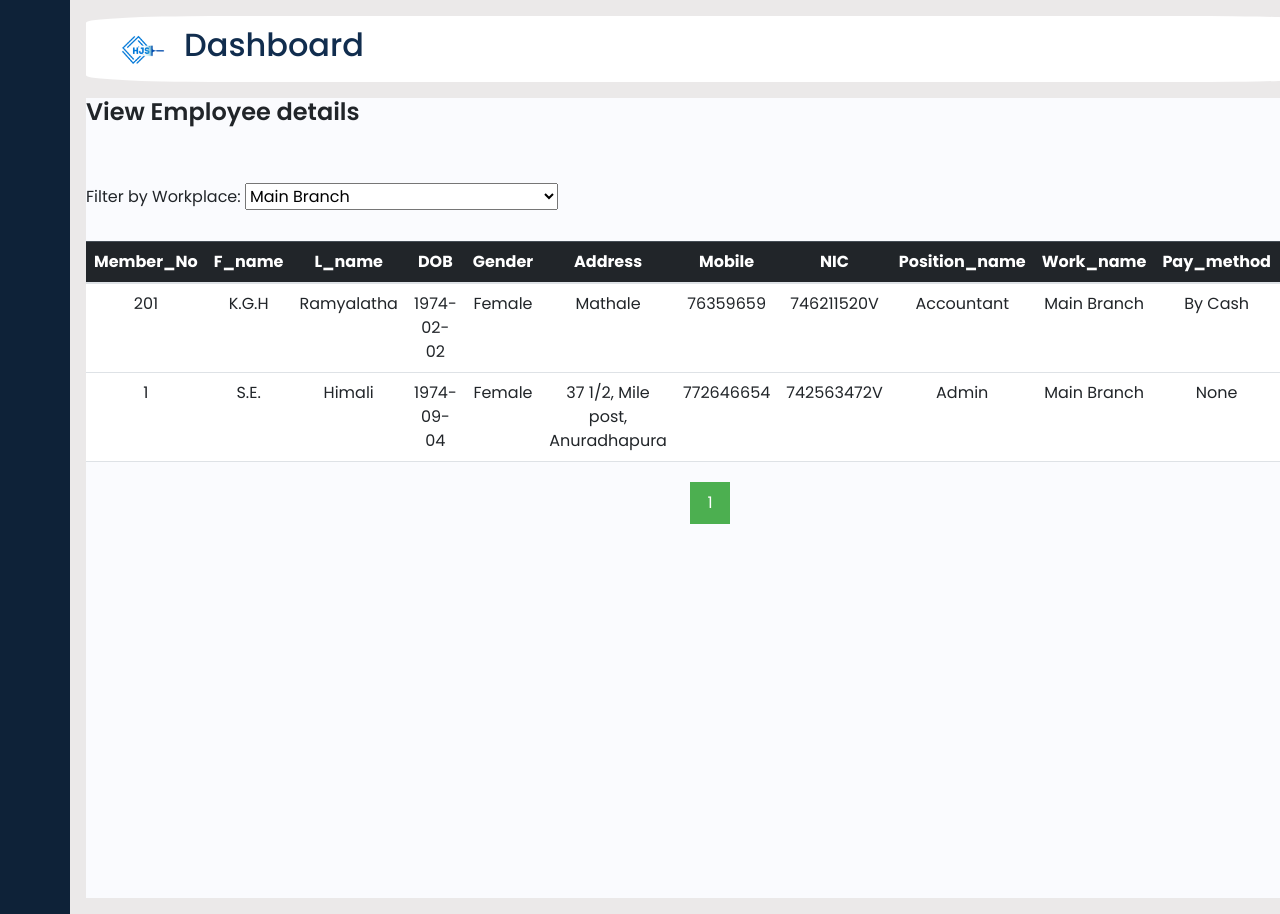
The app's page /Employee_view.php?workplace=1 with its own data.
### tables this page shows
CREATE TABLE IF NOT EXISTS `employee` (
  `EMP_ID` int NOT NULL AUTO_INCREMENT,
  `Member_No` int NOT NULL,
  `F_name` varchar(20) DEFAULT NULL,
  `L_name` varchar(20) DEFAULT NULL,
  `NIC` varchar(20) NOT NULL,
  `Mobile` int DEFAULT NULL,
  `Gender` varchar(10) DEFAULT NULL,
  `Address` varchar(100) DEFAULT NULL,
  `DOB` date DEFAULT NULL,
  `Position_ID` int DEFAULT NULL,
  `work_ID` int DEFAULT NULL,
  `Pay_ID` int DEFAULT NULL,
  `Bank_ID` int DEFAULT NULL,
  PRIMARY KEY (`EMP_ID`),
  KEY `Pay_ID` (`Pay_ID`),
  KEY `Position_ID` (`Position_ID`),
  KEY `work_ID` (`work_ID`),
  KEY `Bank_ID` (`Bank_ID`)
);

CREATE TABLE IF NOT EXISTS `positions` (
  `Position_ID` int NOT NULL,
  `Position_name` varchar(50) DEFAULT NULL,
  `salary` decimal(10,2) NOT NULL DEFAULT '0.00',
  PRIMARY KEY (`Position_ID`)
);

CREATE TABLE IF NOT EXISTS `workplace` (
  `work_ID` int NOT NULL AUTO_INCREMENT,
  `Work_Address` varchar(255) DEFAULT NULL,
  `Work_name` varchar(100) DEFAULT NULL,
  `No_of_workers` int NOT NULL,
  `Person_in_charge_name` varchar(100) DEFAULT NULL,
  `Person_in_charge_telephone` int DEFAULT NULL,
  PRIMARY KEY (`work_ID`)
);

CREATE TABLE IF NOT EXISTS `paymethod` (
  `Pay_ID` int NOT NULL,
  `Pay_method` varchar(20) DEFAULT NULL,
  PRIMARY KEY (`Pay_ID`)
);

### Employee_view.php (the view, shortened to what this page needs)
<?php
include('db_connection.php');
include('Header.php');
$workplaces_sql = "SELECT work_ID, Work_name FROM workplace";
$workplaces_result = mysqli_query($conn, $workplaces_sql);
$results_per_page = 10;
$selected_workplace = isset($_GET['workplace']) ? $_GET['workplace'] : '';
$sql_count = "SELECT COUNT(*) AS total FROM employee";
if ($selected_workplace) {
    $sql_count .= " WHERE work_ID = '$selected_workplace'";
}
$result_count = mysqli_query($conn, $sql_count);
$row_count = mysqli_fetch_assoc($result_count);
$total_results = $row_count['total'];
$total_pages = ceil($total_results / $results_per_page);
$page = isset($_GET['page']) ? $_GET['page'] : 1;
$start_from = ($page - 1) * $results_per_page;
$sql = "SELECT e.Member_No, e.F_name, e.L_name, e.DOB, e.Gender, e.Address, e.Mobile, e.NIC,
        p.Position_name, w.Work_name, pay.Pay_method, ad.Acc_No, ad.Branch, bd.Bank_Name, e.EMP_ID
        FROM employee AS e
        LEFT JOIN accountdetails AS ad ON e.EMP_ID = ad.EMP_ID
        LEFT JOIN bankdetails AS bd ON ad.Bank_ID = bd.Bank_ID
        LEFT JOIN positions AS p ON e.Position_ID = p.Position_ID
        LEFT JOIN paymethod AS pay ON e.Pay_ID = pay.Pay_ID
        LEFT JOIN workplace AS w ON e.work_ID = w.work_ID";
if ($selected_workplace) {
    $sql .= " WHERE e.work_ID = '$selected_workplace'";
}
$sql .= " LIMIT $start_from, $results_per_page";
$result = mysqli_query($conn, $sql);
?>
<section>
    <div class="main">
        <div class="scroll-container">
            <h1 class="head">View Employee details</h1><br><br>
            <form id="filter-form" method="GET">
                <label for="workplace">Filter by Workplace:</label>
                <select name="workplace" id="workplace">
                    <?php
                    while ($workplace = mysqli_fetch_assoc($workplaces_result)) {
                        $selected = ($workplace['work_ID'] == $selected_workplace) ? 'selected' : '';
                        echo "<option value='" . $workplace['work_ID'] . "' $selected>" . $workplace['Work_name'] . "</option>";
                    }
                    ?>
                </select>
            </form><br>
            <div id="employee-table">
                <table class="table table-hover text-center">
                    <thead class="table-dark">
                        <tr>
                            <th scope="col">Member_No</th>
                            <th scope="col">F_name</th>
                            <th scope="col">L_name</th>
                            <th scope="col">DOB</th>
                            <th scope="col">Gender</th>
                            <th scope="col">Address</th>
                            <th scope="col">Mobile</th>
                            <th scope="col">NIC</th>
                            <th scope="col">Position_name</th>
                            <th scope="col">Work_name</th>
                            <th scope="col">Pay_method</th>
                        </tr>
                    </thead>
                    <tbody>
                        <?php
                        while ($row = mysqli_fetch_assoc($result)) {
                        ?>
                            <tr>
                                <td><?php echo $row['Member_No'] ?></td>
                                <td><?php echo $row['F_name'] ?></td>
                                <td><?php echo $row['L_name'] ?></td>
                                <td><?php echo $row['DOB'] ?></td>
                                <td><?php echo $row['Gender'] ?></td>
                                <td><?php echo $row['Address'] ?></td>
                                <td><?php echo $row['Mobile'] ?></td>
                                <td><?php echo $row['NIC'] ?></td>
                                <td><?php echo $row['Position_name'] ?></td>
                                <td><?php echo $row['Work_name'] ?></td>
                                <td><?php echo $row['Pay_method'] ?></td>
                            </tr>
                        <?php
                        }
                        ?>
                    </tbody>
                </table>
                <div class="pagination">
                    <?php
                    for ($i = 1; $i <= $total_pages; $i++) {
                        $link_class = ($i == $page) ? 'pagination-link active' : 'pagination-link';
                        echo "<a href='?page=$i&workplace=$selected_workplace' class='" . $link_class . "' data-page='" . $i . "'>" . $i . "</a> ";
                    }
                    ?>
                </div>
            </div>
        </div>
    </div>
</section>

### styles.css (style rules this page uses)
a { text-decoration: none; }
h1 { font-weight: 600; font-size: 1.5rem; }
body { font-family: 'Poppins', sans-serif; }
.main { min-height: 100vh; width: 100%; overflow: hidden; transition: all 0.35s ease-in-out; background-color: #fafbfe; }
.scroll-container { overflow-x: auto; width: 100%; }

### Employee_view.php (style rules this page uses)
.pagination { display: flex; justify-content: center; margin-top: 20px; }
.pagination-link { margin: 0 5px; padding: 8px 16px; text-decoration: none; border: 1px solid #ddd; color: black; }
.pagination-link.active { background-color: #4CAF50; color: white; border: 1px solid #4CAF50; }

### records on screen
employee: Member_No "201", F_name "K.G.H", L_name "Ramyalatha", DOB "1974-02-02", Gender "Female", Address "Mathale", Mobile "76359659", NIC "746211520V", Position_ID.Position_name "Accountant", work_ID.Work_name "Main Branch", Pay_ID.Pay_method "By Cash"
employee: Member_No "1", F_name "S.E.", L_name "Himali", DOB "1974-09-04", Gender "Female", Address "37 1/2, Mile post, Anuradhapura", Mobile "772646654", NIC "742563472V", Position_ID.Position_name "Admin", work_ID.Work_name "Main Branch", Pay_ID.Pay_method "None"

### other values on screen
form field workplace "Main Branch"
